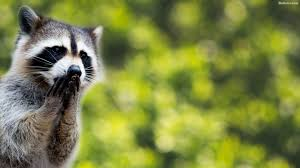
#> input picture Practicas/Practica 1/Hayde/imagen1.jpg, 300 x 168 px, found by its file name
$ python Ej4_HistogramaBidimensional.py
#> lines starting #> are read from the running program, lines starting #| are printed output that depends on the picture
import cv2 as cv
from matplotlib import pyplot as plt
import numpy as np

# Cargamos la Imagen
IMAGEN_A = cv.imread("imagen1.jpg", 1)
#> IMAGEN_A is the input picture: shape (168, 300, 3); mean B, G, R 67.7, 133.3, 125
grises = cv.cvtColor(IMAGEN_A, cv.COLOR_BGR2GRAY)
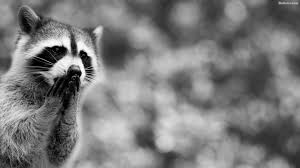
#> grises: shape (168, 300); min 0, max 255, mean 123.4
cv.imshow("Imagen en Gris", grises)
cv.waitKey(0)

# Histograma
histograma = cv.calcHist(images = [grises], channels = [0], mask = None, histSize = [256], ranges = [0, 256])
#> histograma = 256 values, max 427 at index 159, min 1 at index 255, mean 196.9

# Salida
plt.title("Histograma - Bidimensional")
plt.plot(histograma)
plt.xlim([0,255])
plt.show()
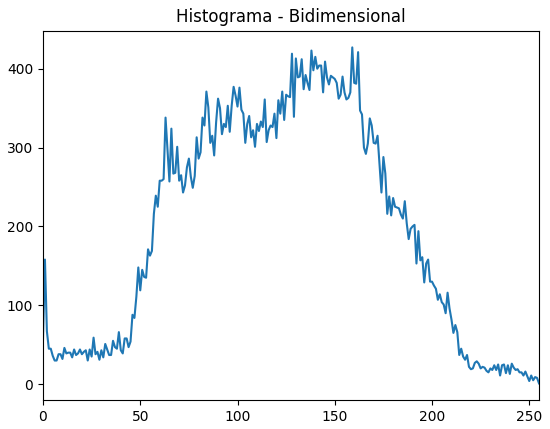
#> figure drawn by matplotlib, 1 panel; curve peaks at x = 159, y = 427

$ run again, with Practicas/Practica 1/Hayde/imagen2.jpg copied over Practicas/Practica 1/Hayde/imagen1.jpg
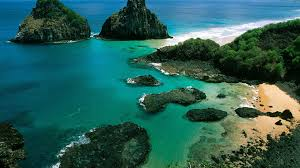
#> input picture Practicas/Practica 1/Hayde/imagen2.jpg, 300 x 168 px, found by its file name
#> IMAGEN_A is the input picture: shape (168, 300, 3); mean B, G, R 87.2, 95, 42.1
#> `grises = cv.cvtColor(IMAGEN_A, cv.COLOR_BGR2GRAY)`:
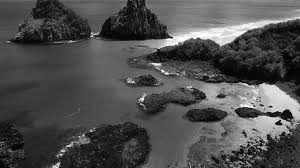
#> grises: shape (168, 300); min 1, max 255, mean 78.3
#> histograma = 256 values, max 615 at index 70, min 0 at index 0, mean 196.9
#> `plt.show()`:
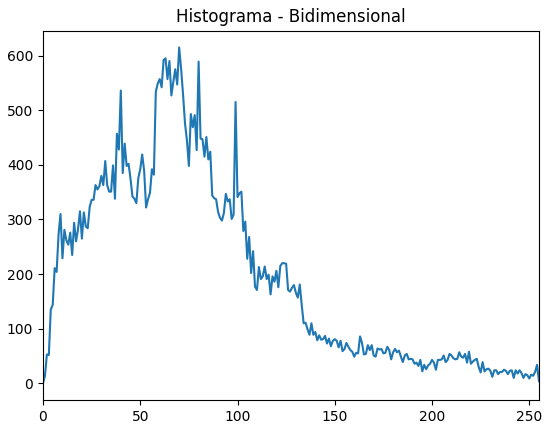
#> figure drawn by matplotlib, 1 panel; curve peaks at x = 70, y = 615
